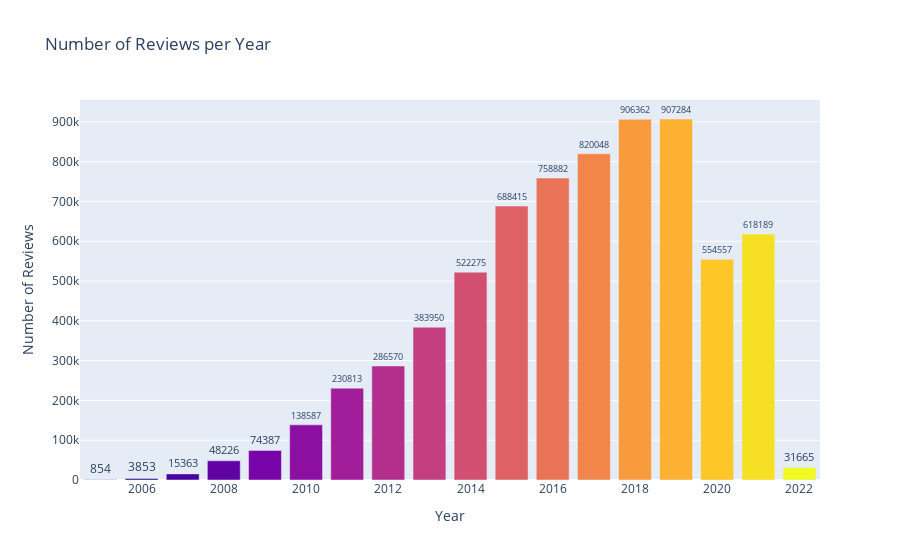

This figure's notebook cell:
### Code cell
aql = """
    FOR r IN review
        LET date = DATE_ISO8601(DATE_TIMESTAMP(r.date))
        LET year = DATE_YEAR(date)
        COLLECT review_year = year
        WITH COUNT INTO review_count
        SORT review_year ASC
        RETURN { year: review_year, review_count: review_count }
"""

# Execute the query
cursor = db.aql.execute(aql)

# Prepare data for visualization
data = [(doc['year'], doc['review_count']) for doc in cursor]
years, counts = zip(*data)

# Convert data to DataFrame
df = pd.DataFrame({'Year': years, 'Review_Count': counts})

# Sort DataFrame by Year
df['Year'] = pd.to_datetime(df['Year'], format='%Y')
df.sort_values(by='Year', inplace=True)

# Create Plotly figure
fig = go.Figure()

# Add bar trace
fig.add_trace(go.Bar(
    x=df['Year'],
    y=df['Review_Count'],
    marker=dict(color=df['Year'].dt.year),
    text=df['Review_Count'],
    textposition='outside',
))

# Update layout
fig.update_layout(
    title='Number of Reviews per Year',
    xaxis_title='Year',
    yaxis_title='Number of Reviews',
    xaxis=dict(tickformat='%Y'),
    yaxis=dict(showgrid=True),
)

# Show plot
fig.show()

### Figure 1 — Plotly figure (JSON) as saved in the notebook; plotly's stock layout.template omitted (floating-point values rounded to 4 significant figures)
{"data": [{"marker": {"color": [2005, 2006, 2007, 2008, 2009, 2010, 2011, 2012, 2013, 2014, 2015, 2016, 2017, 2018, 2019, 2020, 2021, 2022, null]}, "text": [854, 3853, 15363, 48226, 74387, 138587, 230813, 286570, 383950, 522275, 688415, 758882, 820048, 906362, 907284, 554557, 618189, 31665, 1], "textposition": "outside", "type": "bar", "x": ["2005-01-01T00:00:00", "2006-01-01T00:00:00", "2007-01-01T00:00:00", "2008-01-01T00:00:00", "2009-01-01T00:00:00", "2010-01-01T00:00:00", "2011-01-01T00:00:00", "2012-01-01T00:00:00", "2013-01-01T00:00:00", "2014-01-01T00:00:00", "2015-01-01T00:00:00", "2016-01-01T00:00:00", "2017-01-01T00:00:00", "2018-01-01T00:00:00", "2019-01-01T00:00:00", "2020-01-01T00:00:00", "2021-01-01T00:00:00", "2022-01-01T00:00:00", null], "y": [854, 3853, 15363, 48226, 74387, 138587, 230813, 286570, 383950, 522275, 688415, 758882, 820048, 906362, 907284, 554557, 618189, 31665, 1]}], "layout": {"title": {"text": "Number of Reviews per Year"}, "xaxis": {"tickformat": "%Y", "title": {"text": "Year"}}, "yaxis": {"showgrid": true, "title": {"text": "Number of Reviews"}}}}
